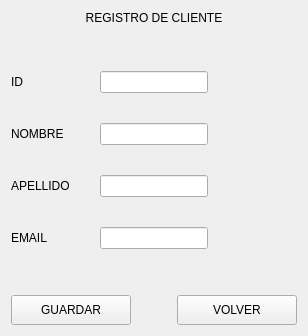
               <widget class="QWidget" name="page_2registrar_cliente">
                <layout class="QVBoxLayout" name="verticalLayout_7">
                 <item>
                  <widget class="QLabel" name="label_7">
                   <property name="text">
                    <string>REGISTRO DE CLIENTE</string>
                   </property>
                   <property name="alignment">
                    <set>Qt::AlignmentFlag::AlignCenter</set>
                   </property>
                  </widget>
                 </item>
                 <item>
                  <spacer name="verticalSpacer_2">
                   <property name="orientation">
                    <enum>Qt::Orientation::Vertical</enum>
                   </property>
                   <property name="sizeHint" stdset="0">
                    <size>
                     <width>20</width>
                     <height>40</height>
                    </size>
                   </property>
                  </spacer>
                 </item>
                 <item>
                  <layout class="QHBoxLayout" name="horizontalLayout_5">
                   <property name="spacing">
                    <number>30</number>
                   </property>
                   <item>
                    <layout class="QVBoxLayout" name="verticalLayout_6">
                     <property name="spacing">
                      <number>30</number>
                     </property>
                     <item>
                      <widget class="QLabel" name="label_2">
                       <property name="text">
                        <string>ID</string>
                       </property>
                      </widget>
                     </item>
                     <item>
                      <widget class="QLabel" name="label_3">
                       <property name="text">
                        <string>NOMBRE</string>
                       </property>
                      </widget>
                     </item>
                     <item>
                      <widget class="QLabel" name="label_4">
                       <property name="text">
                        <string>APELLIDO</string>
                       </property>
                      </widget>
                     </item>
                     <item>
                      <widget class="QLabel" name="label_5">
                       <property name="text">
                        <string>EMAIL</string>
                       </property>
                      </widget>
                     </item>
                    </layout>
                   </item>
                   <item>
                    <layout class="QVBoxLayout" name="verticalLayout">
                     <property name="spacing">
                      <number>30</number>
                     </property>
                     <item>
                      <widget class="QLineEdit" name="line_id_registro_cliente"/>
                     </item>
                     <item>
                      <widget class="QLineEdit" name="line_nombre_registro_cliente"/>
                     </item>
                     <item>
                      <widget class="QLineEdit" name="line_apellido_registro_cliente"/>
                     </item>
                     <item>
                      <widget class="QLineEdit" name="line_email_registro_cliente"/>
                     </item>
                    </layout>
                   </item>
                   <item>
                    <spacer name="horizontalSpacer_4">
                     <property name="orientation">
                      <enum>Qt::Orientation::Horizontal</enum>
                     </property>
                     <property name="sizeHint" stdset="0">
                      <size>
                       <width>40</width>
                       <height>20</height>
                      </size>
                     </property>
                    </spacer>
                   </item>
                  </layout>
                 </item>
                 <item>
                  <spacer name="verticalSpacer">
                   <property name="orientation">
                    <enum>Qt::Orientation::Vertical</enum>
                   </property>
                   <property name="sizeHint" stdset="0">
                    <size>
                     <width>20</width>
                     <height>40</height>
                    </size>
                   </property>
                  </spacer>
                 </item>
                 <item>
                  <layout class="QHBoxLayout" name="horizontalLayout_6">
                   <item>
                    <widget class="QPushButton" name="bt_Aceptar_Cliente">
                     <property name="minimumSize">
                      <size>
                       <width>120</width>
                       <height>30</height>
                      </size>
                     </property>
                     <property name="text">
                      <string>GUARDAR</string>
                     </property>
                     <property name="icon">
                      <iconset>
                       <normaloff>img/save.svg</normaloff>img/save.svg</iconset>
                     </property>
                    </widget>
                   </item>
                   <item>
                    <spacer name="horizontalSpacer_8">
                     <property name="orientation">
                      <enum>Qt::Orientation::Horizontal</enum>
                     </property>
                     <property name="sizeHint" stdset="0">
                      <size>
                       <width>40</width>
                       <height>20</height>
                      </size>
                     </property>
                    </spacer>
                   </item>
                   <item>
                    <widget class="QPushButton" name="bt_volver_cliente">
                     <property name="minimumSize">
                      <size>
                       <width>120</width>
                       <height>30</height>
                      </size>
                     </property>
                     <property name="text">
                      <string>VOLVER</string>
                     </property>
                     <property name="icon">
                      <iconset>
                       <normaloff>img/corner-down-left.svg</normaloff>img/corner-down-left.svg</iconset>
                     </property>
                    </widget>
                   </item>
                  </layout>
                 </item>
                </layout>
               </widget>
